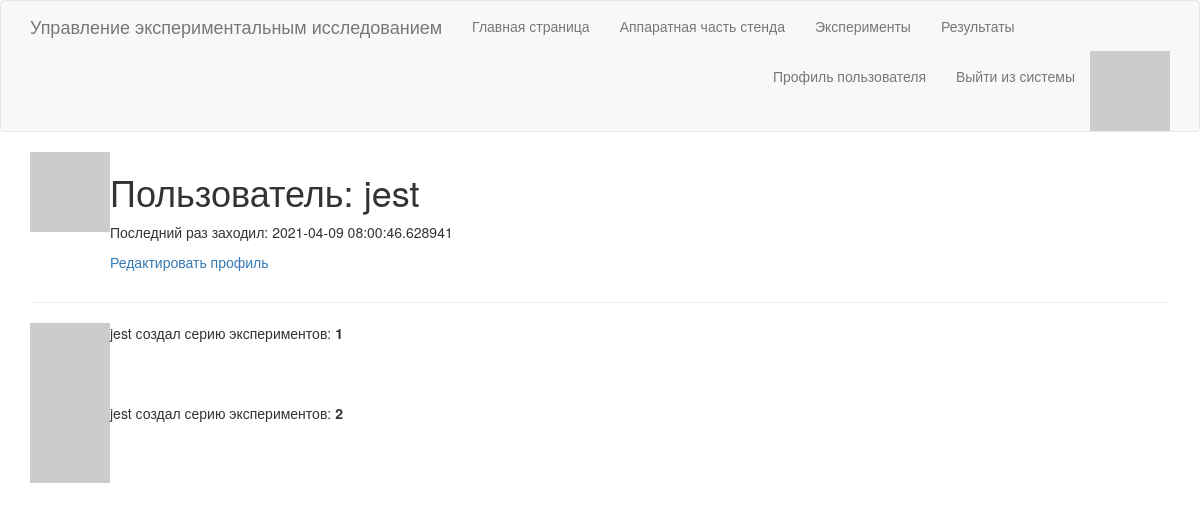
/user/jest (signed in), run on an earlier commit of the app's database.
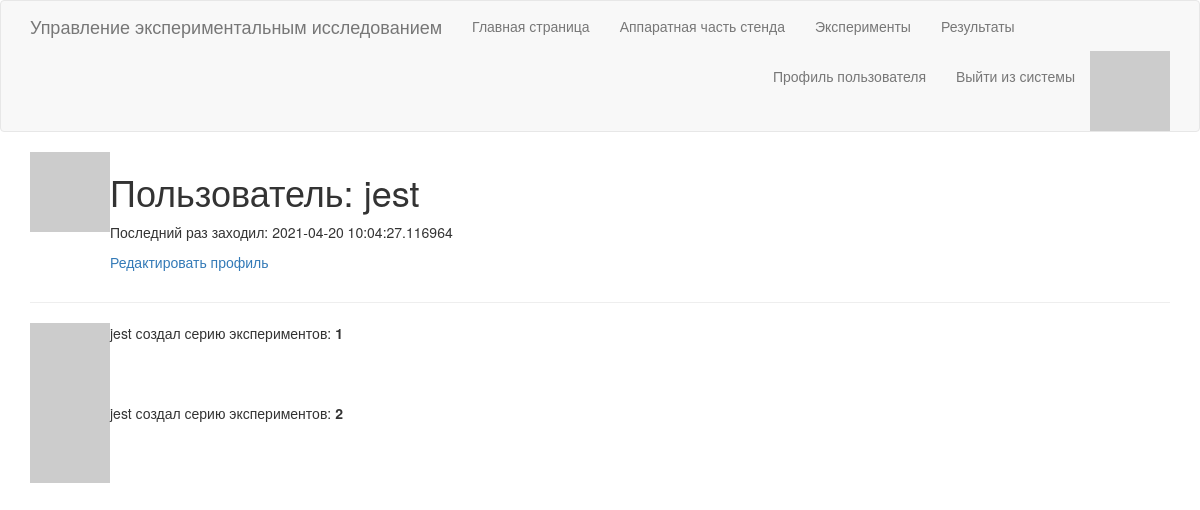
And on a later commit of the database.
### app/models.py (models this page shows, shortened)
class User(UserMixin, db.Model):
    id = db.Column(db.Integer, primary_key=True)
    username = db.Column(db.String(64), index=True, unique=True)
    email = db.Column(db.String(120), index=True, unique=True)
    password_hash = db.Column(db.String(128))
    last_seen = db.Column(db.DateTime, default=datetime.utcnow)
    about_me = db.Column(db.String(140))
    def avatar(self, size):
        digest = md5(self.email.lower().encode('utf-8')).hexdigest()
        return 'https://www.gravatar.com/avatar/{}?d=identicon&s={}'.format(
                        digest, size)

### app/routes.py (the view)
@app.route('/user/<username>')
@login_required
def user(username):
    user = User.query.filter_by(username=username).first_or_404()
    series = [
        {'creator': user, 'id': 1},
        {'creator': user, 'id': 2}
    ]
    return render_template('user.html', user=user, series=series)

### app/models.py (called while the page is built)
@login.user_loader
def load_user(id):
    return User.query.get(int(id))

### app/routes.py (called while the page is built)
@app.before_request
def before_request():
    if current_user.is_authenticated:
        current_user.last_seen = datetime.utcnow()
        db.session.commit()

### app/templates/user.html (shortened to what this page needs)
{% extends "base.html" %}
{% block app_content %}
    <table>
        <tr valign="top">
            <td><img src="{{ user.avatar(128) }}"></td>
            <td>
                <h1>Пользователь: {{ user.username }}</h1>
                {% if user.last_seen %}<p>Последний раз заходил: {{ user.last_seen }}</p>{% endif %}
                {% if user == current_user %}
                <p><a href="{{ url_for('edit_profile') }}">Редактировать профиль</a></p>
                {% endif %}
            </td>
        </tr>
    </table>
    <hr>
    {% for serie in series %}
        {% include "_serie.html" %}
    {% endfor %}
{% endblock %}

### app/templates/base.html (shortened to what this page needs)
{% extends 'bootstrap/base.html' %}
{% block head %}
    {{ super() }}
{% endblock %}
{% block navbar %}
    <nav class="navbar navbar-default">
        <div class="container">
            <div class="navbar-header">
                <a class="navbar-brand" href="{{ url_for('index') }}">Управление экспериментальным исследованием</a>
            </div>
            <div class="collapse navbar-collapse" id="bs-example-navbar-collapse-1">
                <ul class="nav navbar-nav">
                    <li><a href="{{ url_for('index') }}">Главная страница</a></li>
                    <li><a href="{{ url_for('stand') }}">Аппаратная часть стенда</a></li>
                    <li><a href="{{ url_for('experiments') }}">Эксперименты</a></li>
                    <li><a href="{{ url_for('results') }}">Результаты</a><li>
                </ul>
                <ul class="nav navbar-nav navbar-right">
                    {% if current_user.is_anonymous %}
                    <li><a href="{{ url_for('login') }}">Вход в систему</a></li>
                    {% else %}
                    <img src="{{ current_user.avatar(18) }}">
                    <li><a href="{{ url_for('user', username=current_user.username) }}">Профиль пользователя</a></li>
                    <li><a href="{{ url_for('logout') }}">Выйти из системы</a></li>
                    {% endif %}
                </ul>
            </div>
        </div>
    </nav>
{% endblock %}
{% block content %}
    <div class="container">
        {% block app_content %}{% endblock %}
    </div>
{% endblock %}

### app/templates/_serie.html
<table>
    <tr valign="top">
        <td><img src="{{ serie.creator.avatar(36) }}"></td>
        <td>{{ serie.creator.username }} создал серию экспериментов: <b>{{ serie.id }}</b></td>
    </tr>
</table>

What changed in the data, as far as the page shows it:
changed User "jest": last_seen "2021-04-09 08:00:46.628941" → "2021-04-20 10:04:27.116964"
